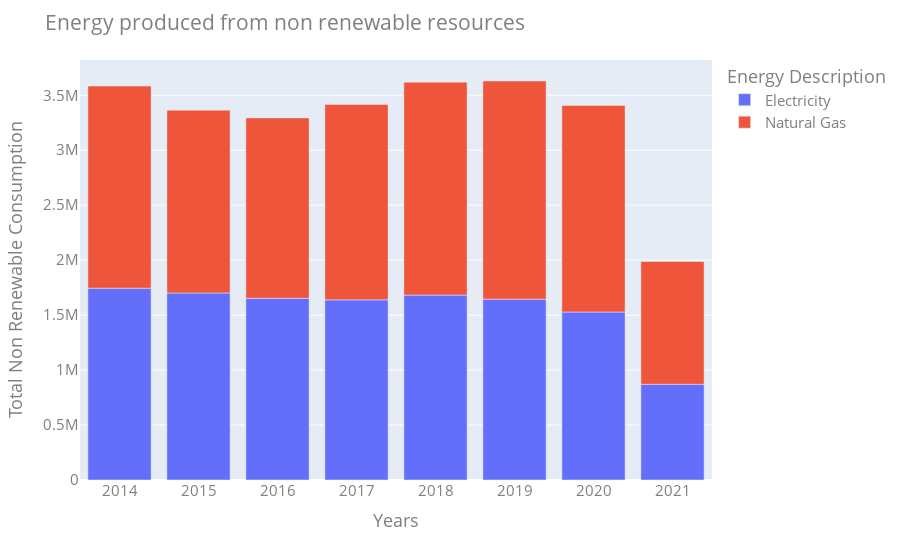
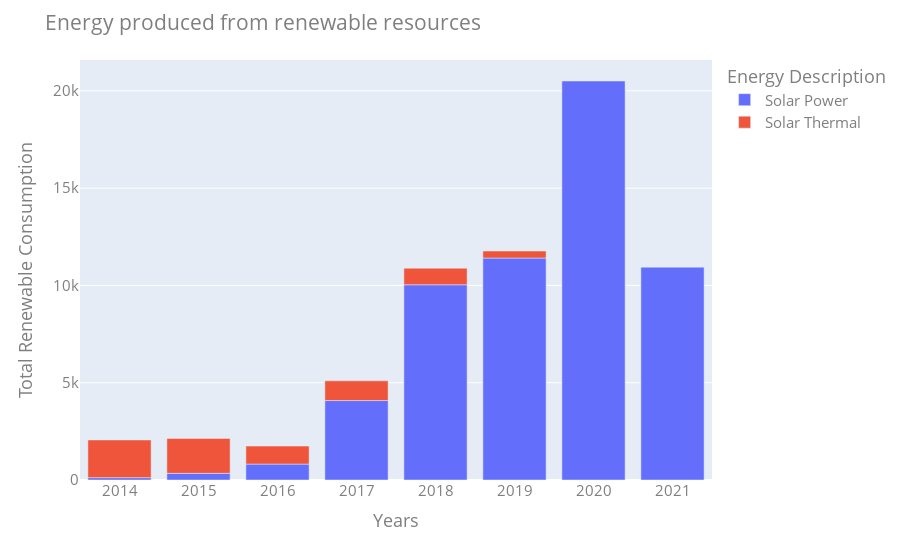

Notebook source saved alongside these figures, in order:
### Markdown cell above
If you look at the graph below, you can see that the production of non-renewable energy has been decreasing since 2019. In the case of 2021, data is only available until July, so there seems to be a lot of difference between 2020 and 2021. Renewable energy production has grown steadily every year as of 2016, and nearly doubled in 2019 and 2020. In the case of 2021, there seems to be a lot of difference from 2020 because there is only data until July. However, when compared with the previous year, in the case of 2021, it seems that the production will be similar to that of 2020. Comparing Solar Thermal and Solar power as renewable energy, Solar power is increasing every year, but Solar Thermal energy is continuously decreasing.

### Code cell
fig = px.bar(non_renewable_energy, x='Year', y='Total Consumption',color='Energy Description')
fig.update_layout(
    title="Energy produced from non renewable resources",
    xaxis_title="Years",
    yaxis_title="Total Non Renewable Consumption",
    font=dict(
        size=15,
        color="#7f7f7f"
    )
)
fig.show()

fig = px.bar(renewable_energy, x='Year', y='Total Consumption',color='Energy Description')
fig.update_layout(
    title="Energy produced from renewable resources",
    xaxis_title="Years",
    yaxis_title="Total Renewable Consumption",
    font=dict(
        size=15,
        color="#7f7f7f"
    )
)
fig.show()

### Figure 1 — Plotly figure (JSON) as saved in the notebook; plotly's stock layout.template omitted (floating-point values rounded to 4 significant figures)
{"data": [{"alignmentgroup": "True", "hovertemplate": "Energy Description=Electricity<br>Year=%{x}<br>Total Consumption=%{y}<extra></extra>", "legendgroup": "Electricity", "marker": {"color": "#636efa", "pattern": {"shape": ""}}, "name": "Electricity", "offsetgroup": "Electricity", "orientation": "v", "showlegend": true, "textposition": "auto", "type": "bar", "x": [2014, 2015, 2016, 2017, 2018, 2019, 2020, 2021], "xaxis": "x", "y": [1745000.0, 1702000.0, 1653000.0, 1639000.0, 1682000.0, 1645000.0, 1528000.0, 870800.0], "yaxis": "y"}, {"alignmentgroup": "True", "hovertemplate": "Energy Description=Natural Gas<br>Year=%{x}<br>Total Consumption=%{y}<extra></extra>", "legendgroup": "Natural Gas", "marker": {"color": "#EF553B", "pattern": {"shape": ""}}, "name": "Natural Gas", "offsetgroup": "Natural Gas", "orientation": "v", "showlegend": true, "textposition": "auto", "type": "bar", "x": [2014, 2015, 2016, 2017, 2018, 2019, 2020, 2021], "xaxis": "x", "y": [1838556, 1662432, 1641438, 1778015, 1936503, 1984580, 1879193, 1116475], "yaxis": "y"}], "layout": {"barmode": "relative", "font": {"color": "#7f7f7f", "size": 15}, "legend": {"title": {"text": "Energy Description"}, "tracegroupgap": 0}, "margin": {"t": 60}, "title": {"text": "Energy produced from non renewable resources"}, "xaxis": {"anchor": "y", "domain": [0, 1], "title": {"text": "Years"}}, "yaxis": {"anchor": "x", "domain": [0, 1], "title": {"text": "Total Non Renewable Consumption"}}}}

### Figure 2 — Plotly figure (JSON) as saved in the notebook; plotly's stock layout.template omitted (floating-point values rounded to 4 significant figures)
{"data": [{"alignmentgroup": "True", "hovertemplate": "Energy Description=Solar Power<br>Year=%{x}<br>Total Consumption=%{y}<extra></extra>", "legendgroup": "Solar Power", "marker": {"color": "#636efa", "pattern": {"shape": ""}}, "name": "Solar Power", "offsetgroup": "Solar Power", "orientation": "v", "showlegend": true, "textposition": "auto", "type": "bar", "x": [2014, 2015, 2016, 2017, 2018, 2019, 2020, 2021], "xaxis": "x", "y": [121.2, 341.5, 818.2, 4083.0, 10030.0, 11410.0, 20510.0, 10940.0], "yaxis": "y"}, {"alignmentgroup": "True", "hovertemplate": "Energy Description=Solar Thermal<br>Year=%{x}<br>Total Consumption=%{y}<extra></extra>", "legendgroup": "Solar Thermal", "marker": {"color": "#EF553B", "pattern": {"shape": ""}}, "name": "Solar Thermal", "offsetgroup": "Solar Thermal", "orientation": "v", "showlegend": true, "textposition": "auto", "type": "bar", "x": [2014, 2015, 2016, 2017, 2018, 2019], "xaxis": "x", "y": [1938, 1796, 925, 1012, 852, 359], "yaxis": "y"}], "layout": {"barmode": "relative", "font": {"color": "#7f7f7f", "size": 15}, "legend": {"title": {"text": "Energy Description"}, "tracegroupgap": 0}, "margin": {"t": 60}, "title": {"text": "Energy produced from renewable resources"}, "xaxis": {"anchor": "y", "domain": [0, 1], "title": {"text": "Years"}}, "yaxis": {"anchor": "x", "domain": [0, 1], "title": {"text": "Total Renewable Consumption"}}}}
